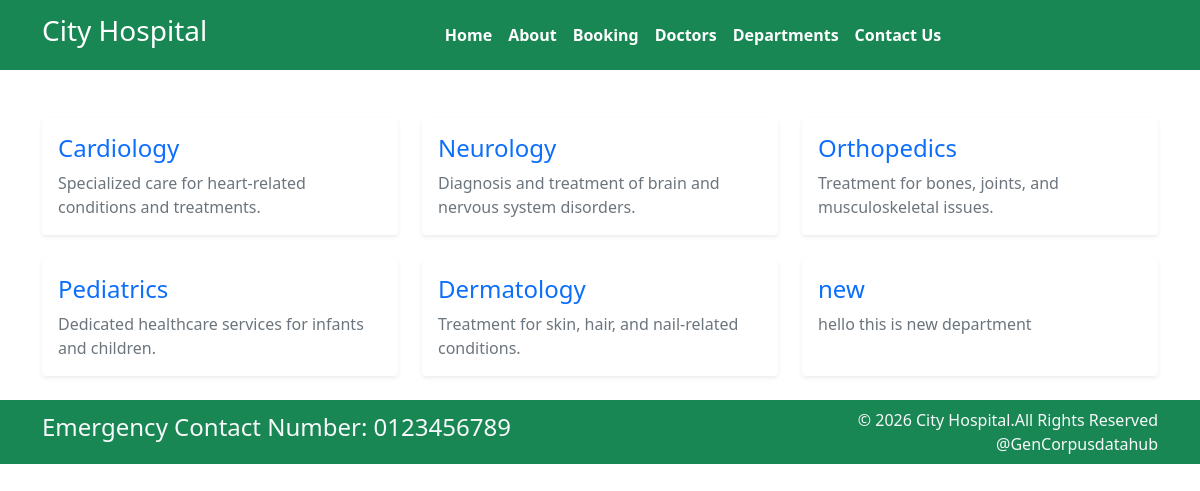
Screenshot of /departments/ with the database file from the repository.
### home/models.py (models this page shows, shortened)
class Department(models.Model):
    dep_name = models.CharField(max_length=100)
    dep_description = models.TextField()

### home/views.py (the view)
# urls.py: path('departments/',views.departments, name='departments'),
def departments(request):
    dict_dept={
'dept':Department.objects.all()
}
    return render(request, 'departments.html',dict_dept)

### templates/departments.html (shortened to what this page needs)
{% extends "base.html" %}
{% block content %}
<div class="container mt-5">
    <div class="row">
        {% for d in dept %}
        <div class="col-md-4 mb-4">
            <div class="card h-100 shadow-sm border-0">
                <div class="card-body">
                    <h4 class="card-title text-primary">
                        {{ d.dep_name }}
                    </h4>
                    <p class="card-text text-muted">
                        {{ d.dep_description }}
                    </p>
                </div>
            </div>
        </div>
        {% endfor %}
    </div>
</div>
{% endblock %}

### static/css/style.css (style rules this page uses)
body, html { height: 100%; margin: 0; padding: 0; }

### rows the page displays
Department: dep_name "Cardiology", dep_description "Specialized care for heart-related conditions and treatments."
Department: dep_name "Neurology", dep_description "Diagnosis and treatment of brain and nervous system disorders."
Department: dep_name "Orthopedics", dep_description "Treatment for bones, joints, and musculoskeletal issues."
Department: dep_name "Pediatrics", dep_description "Dedicated healthcare services for infants and children."
Department: dep_name "Dermatology", dep_description "Treatment for skin, hair, and nail-related conditions."
Department: dep_name "new", dep_description "hello this is new department"
